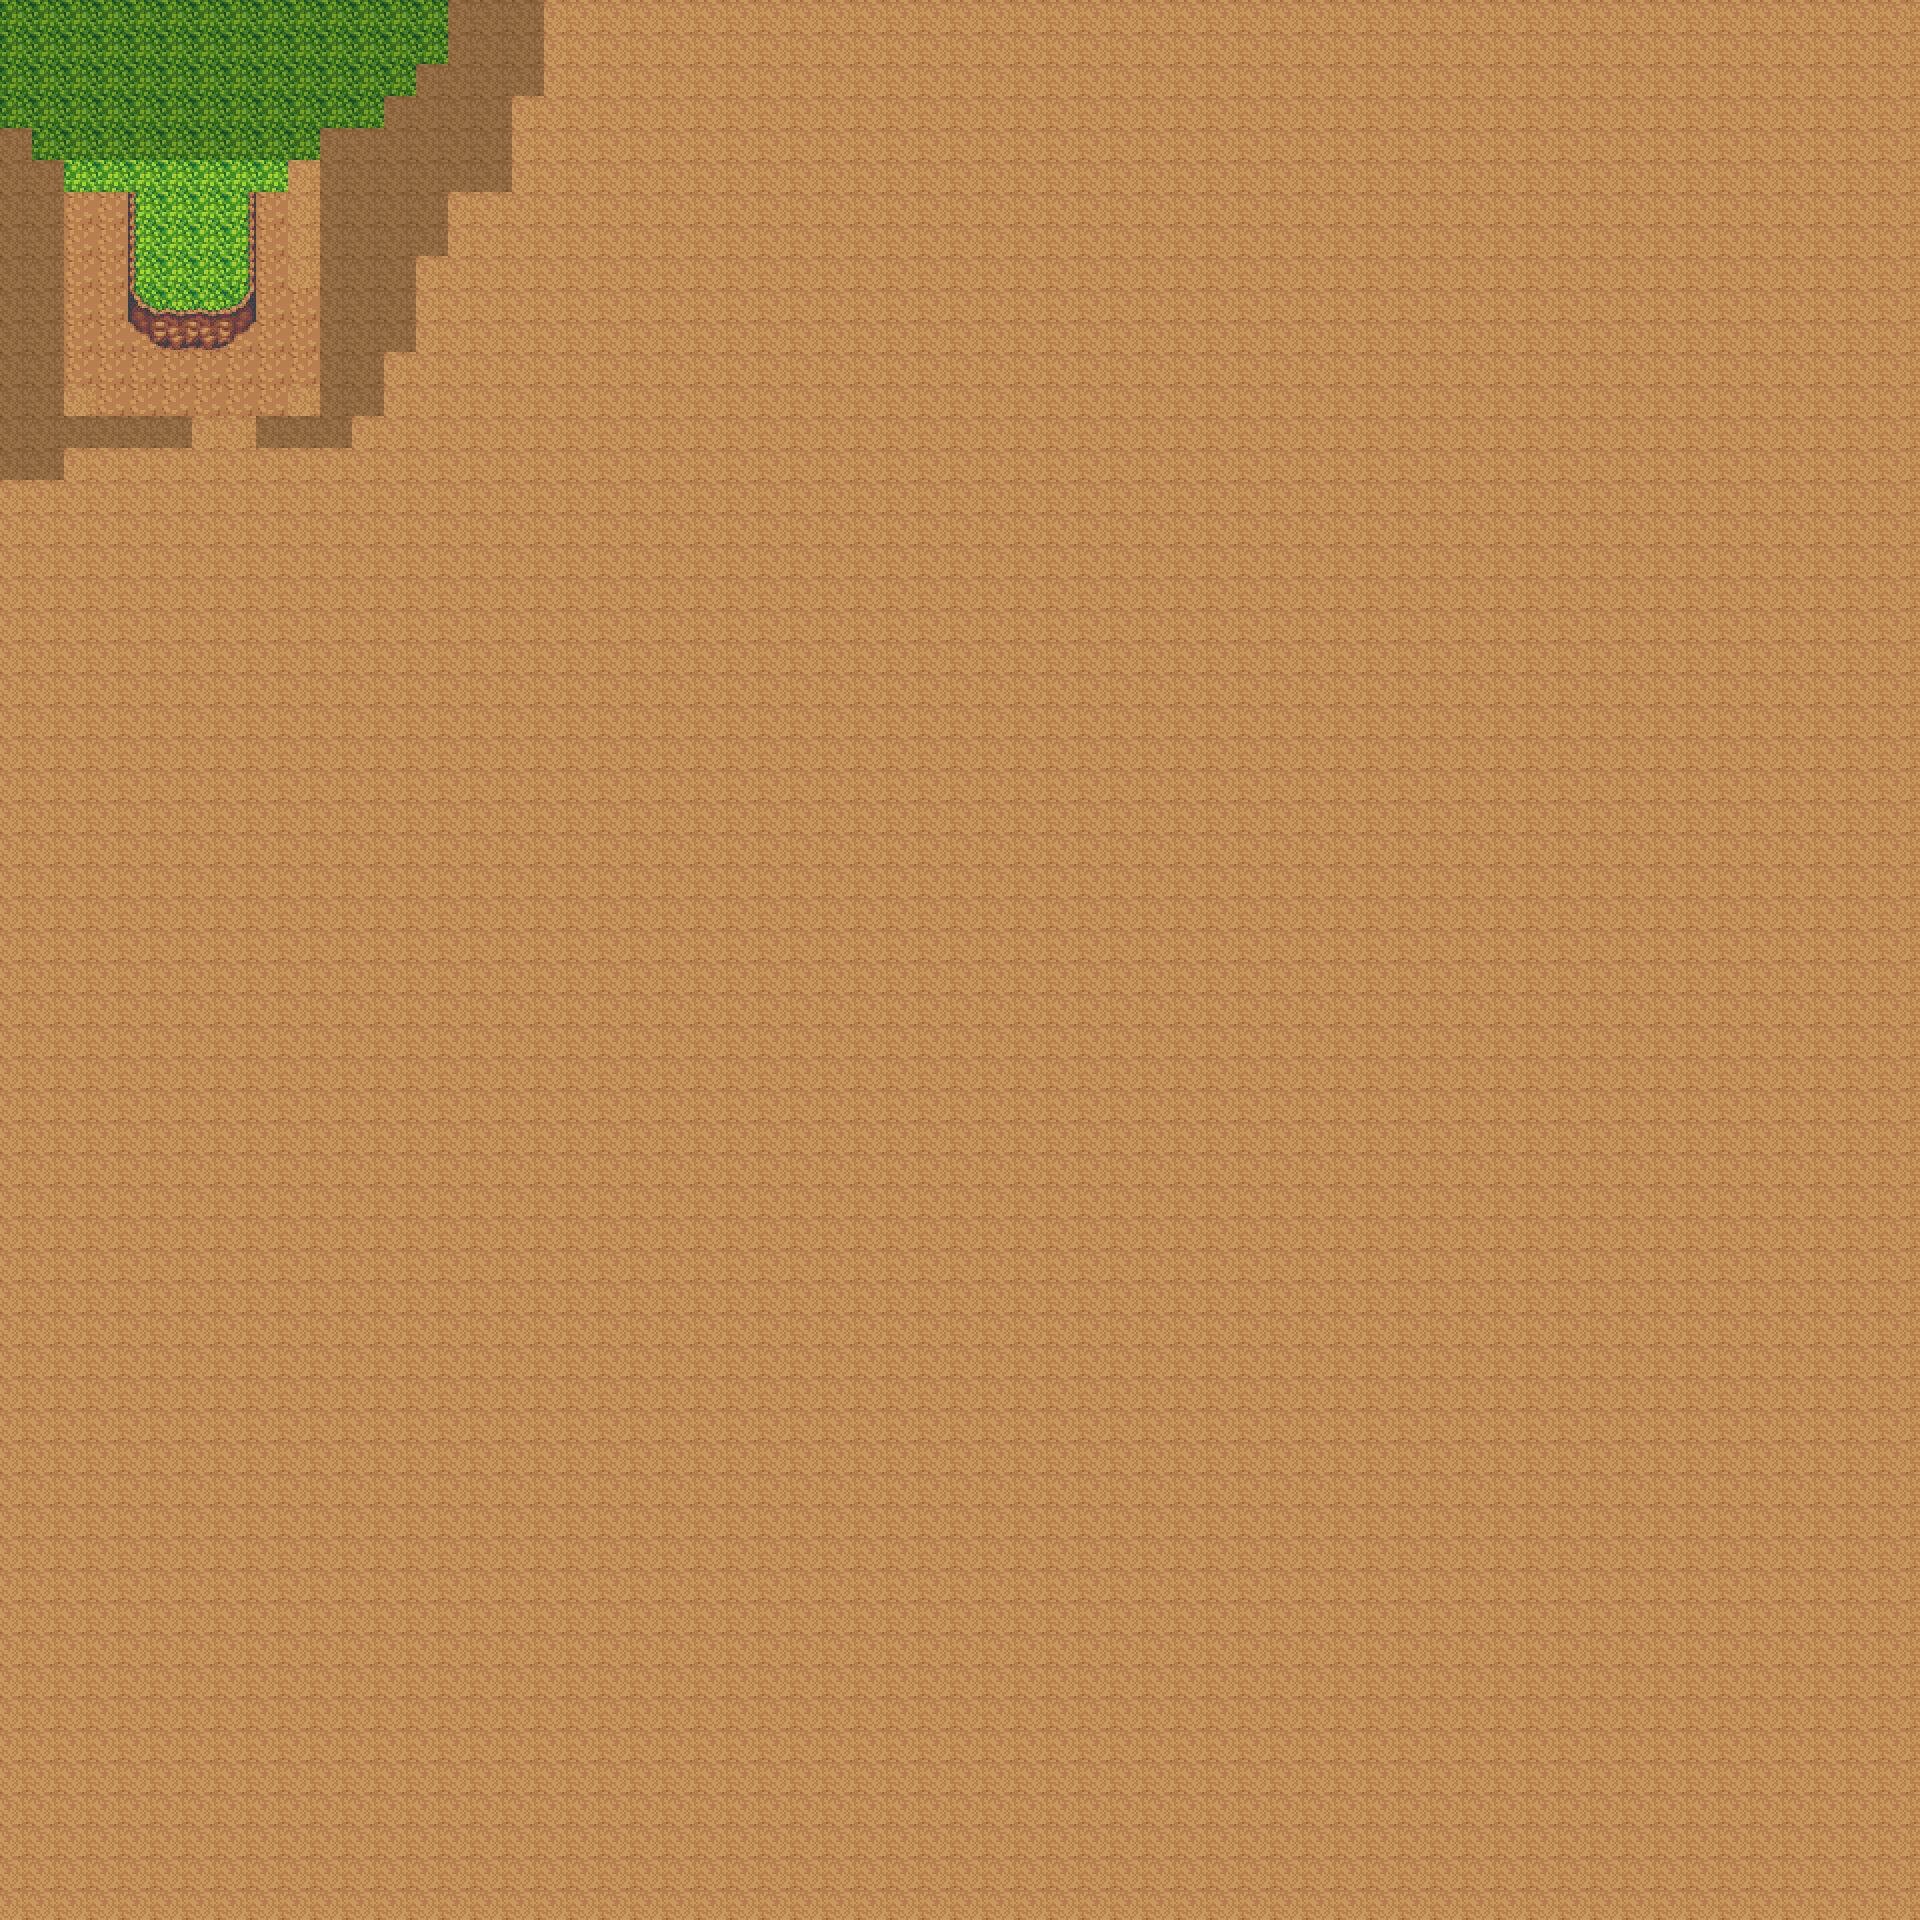

Below is a game level as drawn by its tile map, then a one-line description and the .tmx that defines it (tile-layer data replaced by summaries):
An orthogonal 60x60 tile map with 32x32 px tiles, 3 tile layers (Background, Collision, Foreground), 2 tilesets and 1 object (TestArea).

<map version="1.0" orientation="orthogonal" renderorder="right-down" width="60" height="60" tilewidth="32" tileheight="32" nextobjectid="7">
 <tileset firstgid="1" name="tileA5_outside" tilewidth="32" tileheight="32" tilecount="128">
  <image source="../Art/TimeFantasy/Tilesets/tileA5_outside.png" width="256" height="512" />
 </tileset>
 <tileset firstgid="129" name="CollisionMap" tilewidth="32" tileheight="32" tilecount="2">
  <image source="../Art/CollisionMap.png" width="64" height="32" />
 </tileset>
 <layer name="Background" width="60" height="60">
  <data>[3600 cells, 3600 non-empty, 11 distinct tile ids]</data>
 </layer>
 <objectgroup name="Events">
  <object id="5" name="TestArea" x="78" y="175" width="233" height="232" />
 </objectgroup>
 <layer name="Collision" width="60" height="60">
  <data>[3600 cells, 137 non-empty, 1 distinct tile ids]</data>
 </layer>
 <layer name="Foreground" width="60" height="60">
  <data>[3600 cells, 0 non-empty, 0 distinct tile ids]</data>
 </layer>
</map>
